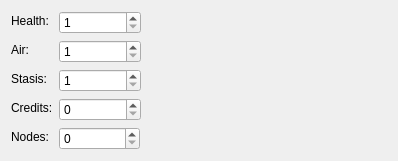
     <widget class="QWidget" name="characterTab">
      <property name="sizePolicy">
       <sizepolicy hsizetype="MinimumExpanding" vsizetype="Preferred">
        <horstretch>0</horstretch>
        <verstretch>0</verstretch>
       </sizepolicy>
      </property>
      <property name="minimumSize">
       <size>
        <width>398</width>
        <height>90</height>
       </size>
      </property>
      <attribute name="title">
       <string>Character</string>
      </attribute>
      <layout class="QFormLayout" name="formLayout_2">
       <item row="0" column="0">
        <widget class="QLabel" name="healthLabel">
         <property name="sizePolicy">
          <sizepolicy hsizetype="Maximum" vsizetype="Maximum">
           <horstretch>0</horstretch>
           <verstretch>0</verstretch>
          </sizepolicy>
         </property>
         <property name="minimumSize">
          <size>
           <width>36</width>
           <height>19</height>
          </size>
         </property>
         <property name="text">
          <string>Health:</string>
         </property>
        </widget>
       </item>
       <item row="0" column="1">
        <widget class="QSpinBox" name="healthSpinBox">
         <property name="sizePolicy">
          <sizepolicy hsizetype="Maximum" vsizetype="Maximum">
           <horstretch>0</horstretch>
           <verstretch>0</verstretch>
          </sizepolicy>
         </property>
         <property name="minimumSize">
          <size>
           <width>82</width>
           <height>19</height>
          </size>
         </property>
         <property name="minimum">
          <number>1</number>
         </property>
         <property name="maximum">
          <number>999</number>
         </property>
        </widget>
       </item>
       <item row="2" column="0">
        <widget class="QLabel" name="airLabel">
         <property name="sizePolicy">
          <sizepolicy hsizetype="Maximum" vsizetype="Maximum">
           <horstretch>0</horstretch>
           <verstretch>0</verstretch>
          </sizepolicy>
         </property>
         <property name="minimumSize">
          <size>
           <width>17</width>
           <height>19</height>
          </size>
         </property>
         <property name="text">
          <string>Air:</string>
         </property>
        </widget>
       </item>
       <item row="2" column="1">
        <widget class="QSpinBox" name="airSpinBox">
         <property name="sizePolicy">
          <sizepolicy hsizetype="Maximum" vsizetype="Maximum">
           <horstretch>0</horstretch>
           <verstretch>0</verstretch>
          </sizepolicy>
         </property>
         <property name="minimumSize">
          <size>
           <width>82</width>
           <height>19</height>
          </size>
         </property>
         <property name="minimum">
          <number>1</number>
         </property>
         <property name="maximum">
          <number>999</number>
         </property>
        </widget>
       </item>
       <item row="4" column="0">
        <widget class="QLabel" name="stasisLabel">
         <property name="sizePolicy">
          <sizepolicy hsizetype="Maximum" vsizetype="Maximum">
           <horstretch>0</horstretch>
           <verstretch>0</verstretch>
          </sizepolicy>
         </property>
         <property name="minimumSize">
          <size>
           <width>32</width>
           <height>19</height>
          </size>
         </property>
         <property name="text">
          <string>Stasis:</string>
         </property>
        </widget>
       </item>
       <item row="4" column="1">
        <widget class="QSpinBox" name="stasisSpinBox">
         <property name="sizePolicy">
          <sizepolicy hsizetype="Maximum" vsizetype="Maximum">
           <horstretch>0</horstretch>
           <verstretch>0</verstretch>
          </sizepolicy>
         </property>
         <property name="minimumSize">
          <size>
           <width>82</width>
           <height>19</height>
          </size>
         </property>
         <property name="minimum">
          <number>1</number>
         </property>
         <property name="maximum">
          <number>999</number>
         </property>
        </widget>
       </item>
       <item row="5" column="0">
        <widget class="QLabel" name="creditsLabel">
         <property name="sizePolicy">
          <sizepolicy hsizetype="Maximum" vsizetype="Maximum">
           <horstretch>0</horstretch>
           <verstretch>0</verstretch>
          </sizepolicy>
         </property>
         <property name="minimumSize">
          <size>
           <width>38</width>
           <height>19</height>
          </size>
         </property>
         <property name="text">
          <string>Credits:</string>
         </property>
        </widget>
       </item>
       <item row="5" column="1">
        <widget class="QSpinBox" name="creditSpinBox">
         <property name="sizePolicy">
          <sizepolicy hsizetype="Maximum" vsizetype="Maximum">
           <horstretch>0</horstretch>
           <verstretch>0</verstretch>
          </sizepolicy>
         </property>
         <property name="minimumSize">
          <size>
           <width>82</width>
           <height>19</height>
          </size>
         </property>
         <property name="maximum">
          <number>429467295</number>
         </property>
        </widget>
       </item>
       <item row="7" column="0">
        <widget class="QLabel" name="nodesLabel">
         <property name="sizePolicy">
          <sizepolicy hsizetype="Maximum" vsizetype="Maximum">
           <horstretch>0</horstretch>
           <verstretch>0</verstretch>
          </sizepolicy>
         </property>
         <property name="minimumSize">
          <size>
           <width>34</width>
           <height>19</height>
          </size>
         </property>
         <property name="text">
          <string>Nodes:</string>
         </property>
        </widget>
       </item>
       <item row="7" column="1">
        <widget class="QSpinBox" name="nodesSpinBox">
         <property name="sizePolicy">
          <sizepolicy hsizetype="Maximum" vsizetype="Maximum">
           <horstretch>0</horstretch>
           <verstretch>0</verstretch>
          </sizepolicy>
         </property>
         <property name="minimumSize">
          <size>
           <width>81</width>
           <height>19</height>
          </size>
         </property>
         <property name="maximum">
          <number>999</number>
         </property>
        </widget>
       </item>
      </layout>
     </widget>
